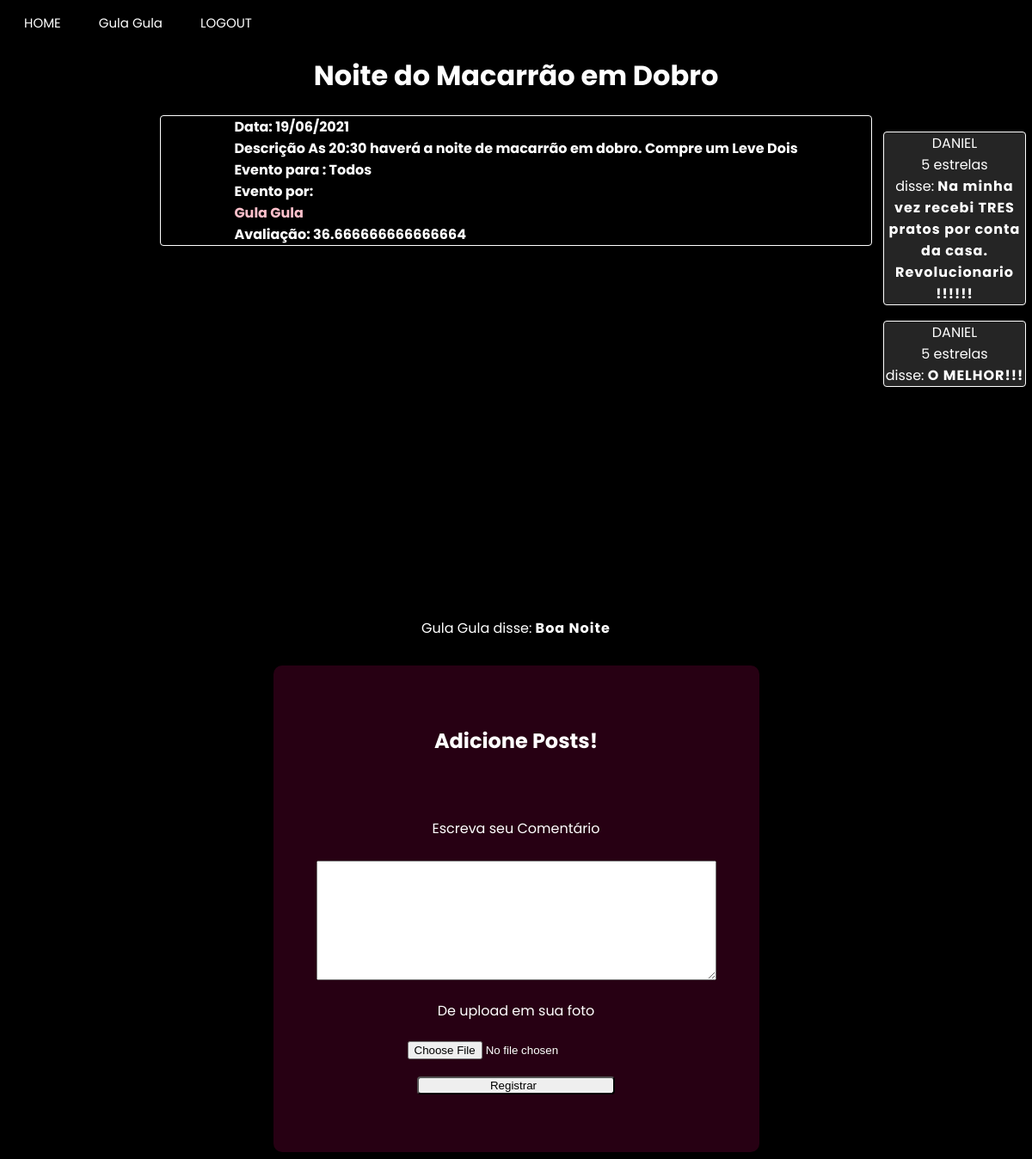
Page /event_page/Noite do Macarrão em Dobro (signed in) on the earlier database version.
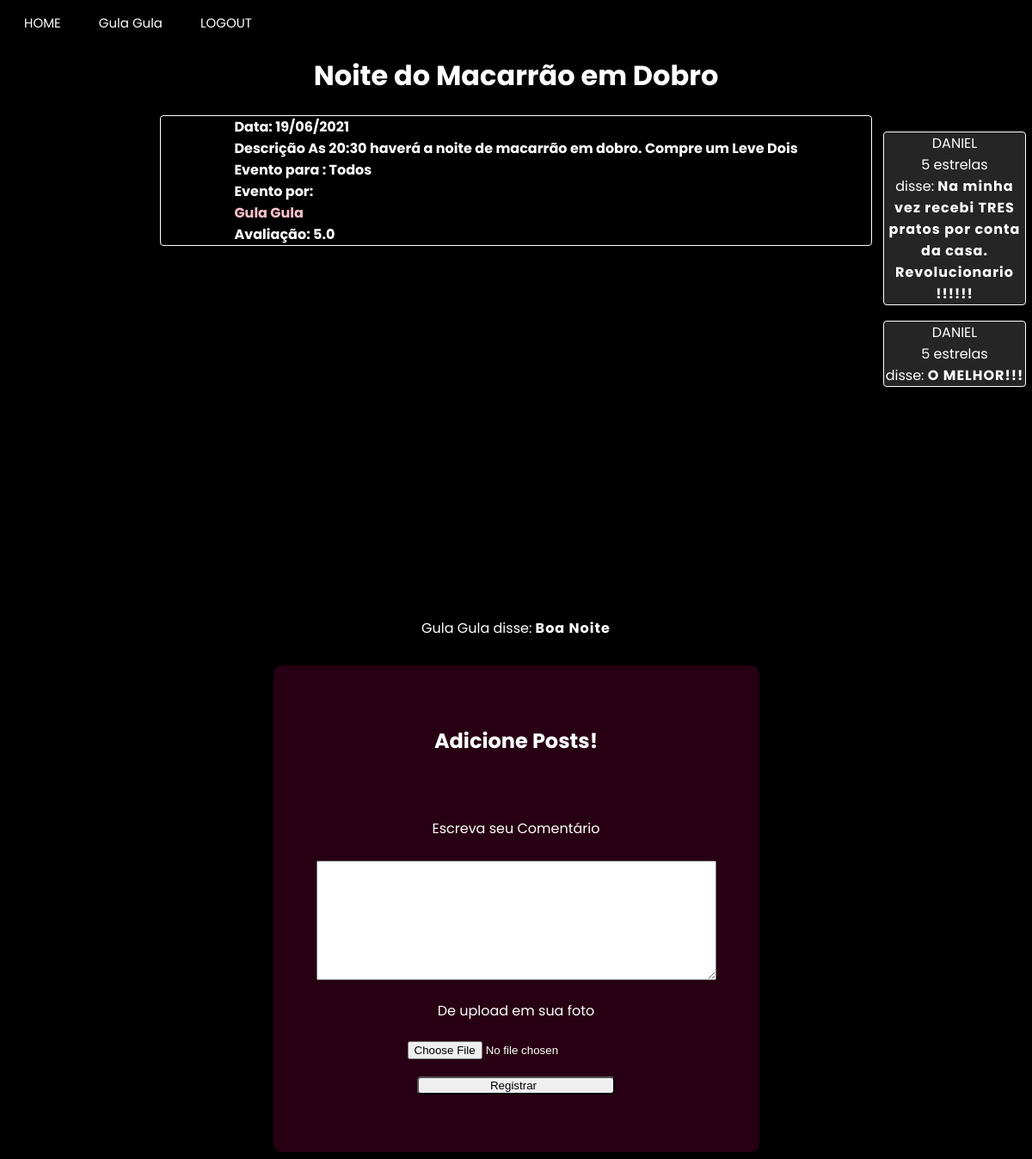
Same page on the later database version.
### app/model.py (models this page shows, shortened)
class empresa(UserMixin, db.Model):
    __tablename__ = "empresa"
    id = db.Column(db.Integer,primary_key=True)
    enterprise_name = db.Column(db.String(64), index=True, unique=True)
    email = db.Column(db.String(120), index=True, unique=True)
    password_hash = db.Column(db.String(120))
    city = db.Column(db.String(120))
    latitude = db.Column(db.Float)
    longitude = db.Column(db.Float)
    district = db.Column(db.String(50))
    street = db.Column(db.String(120))
    posts = db.relationship("Post", backref="enterprise")

class Event(db.Model):
    id = db.Column(db.Integer, primary_key=True)
    body = db.Column(db.String(200))
    image = db.Column(db.String(200))
    timestamp = db.Column(db.Integer, index=True)
    empresa_id = db.Column(db.Integer)
    name = db.Column(db.String(200))
    latitude = db.Column(db.Float)
    longitude = db.Column(db.Float)
    event_type = db.Column(db.String(8))
    rank = db.Column(db.Float)
    avaliations = db.Column(db.Integer)
    age_groups = db.Column(db.String)

class Post(db.Model):
    id = db.Column(db.Integer, primary_key=True)
    body = db.Column(db.String(140))
    image = db.Column(db.String(200))
    timestamp = db.Column(db.Integer, index=True)
    empresa_id = db.Column(db.Integer, db.ForeignKey('empresa.id'))
    author_id = db.Column(db.Integer())
    event_id = db.Column(db.Integer())
    rank = db.Column(db.Integer())

class usuario(UserMixin, db.Model):
    __tablename__ = "usuario"
    id = db.Column(db.Integer, primary_key=True)
    username = db.Column(db.String(64), index=True, unique=True)
    email = db.Column(db.String(120), index=True, unique=True)
    password_hash = db.Column(db.String(120))
    city = db.Column(db.String(120))
    district = db.Column(db.String(50))
    age = db.Column(db.Integer)

### app/routes.py (the view, shortened to what this page needs)
@app.route("/event_page/<name>", methods=["POST", "GET"])
@login_required
def event_page(name):
    form = Comments()
    eventoo = Event.query.filter_by(name=name).first()
    print(datetime.datetime.fromtimestamp(eventoo.timestamp).strftime("%d/%m/%Y"))                     # PAGINA DE EMPRESA
    return render_template('event_page.html', title=name, css_file="event_page.css",user=current_user, usuario=usuario, enterprise=empresa, posts=Post.query.filter_by(event_id=eventoo.id), form=form, event=eventoo, date=datetime.datetime.fromtimestamp(eventoo.timestamp).strftime("%d/%m/%Y") )

### app/forms.py
class Comments(FlaskForm):
    files = FileField("De upload em sua foto")
    evaluation = TextAreaField("",validators=[DataRequired("Dê sua avaliação")])
    text = TextAreaField("Escreva seu Comentário", validators=[DataRequired("Escreva seu comentário!")])
    submit = SubmitField("Registrar")

### app/model.py (called while the page is built)
@login.user_loader
def load_user(id):
    if usuario.query.get(int(id)):
        load = usuario.query.get(int(id))
    else:
        load = empresa.query.get(int(id))
    return load

### app/templates/event_page.html (shortened to what this page needs)
{% extends "base.html" %}
{% block content %}
<h1>{{title}}</h1>
<h3>
  Data: {{ date}}<br>
  Descrição {{ event.body }}
  <br>
  Evento para : {{event.age_groups.capitalize()}}<br>
  Evento por: <a href={{url_for("enterprise_page_specific", name = enterprise.query.filter_by(id=event.empresa_id).first().enterprise_name)}}> {{enterprise.query.filter_by(id=event.empresa_id).first().enterprise_name}}</a>
  Avaliação: {{event.rank}}
</h3>
<div id="map"></div>
<div class="alignment">
{% for post in posts%}
{% if enterprise.query.filter_by(id = post.author_id).first().enterprise_name %}
<div><p>{{ enterprise.query.filter_by(id = post.author_id).first().enterprise_name }} disse: <b>{{ post.body }}</b></p></div>
{% endif %}
{% endfor %}
<section class="container">
  {% if current_user.username %}
  <h1>Envie-nos seu feedback</h1><br><br>
  <form class="rating" novalidate>
    <label>
      <input type="radio" name="stars" value="1" />
      <span class="icon">★</span>
    </label>
    <label>
      <input type="radio" name="stars" value="2" />
      <span class="icon">★</span>
      <span class="icon">★</span>
    </label>
    <label>
      <input type="radio" name="stars" value="3" />
      <span class="icon">★</span>
      <span class="icon">★</span>
      <span class="icon">★</span>
    </label>
    <label>
      <input type="radio" name="stars" value="4" />
      <span class="icon">★</span>
      <span class="icon">★</span>
      <span class="icon">★</span>
      <span class="icon">★</span>
    </label>
    <label>
      <input type="radio" name="stars" value="5" />
      <span class="icon">★</span>
      <span class="icon">★</span>
      <span class="icon">★</span>
      <span class="icon">★</span>
      <span class="icon">★</span>
    </label>
  </form>
  <script>
    var formu = document.getElementsByClassName("rating")[0];
    formu.addEventListener("click",check);
    function check(){
    var ele = document.getElementsByTagName('input');
              for(i = 0; i < ele.length; i++) {
                  if(ele[i].name="stars") {
                      if(ele[i].checked) {
                        document.getElementById("evaluation").value = String(ele[i].value);
                        console.log(String(ele[i].value));
                      }}}};
  </script>
  {% else %}
  <h1>Adicione Posts!</h1><br><br>
  {% endif %}
      <form action="{{url_for('event_page', name = title)}}", method='POST', novalidate, enctype=multipart/form-data>
          <div class="inputs">
            <p>
                {{ form.text.label }}<br><br>
                {{ form.text(size=32) }}<br>
            </p>
            <p>
                {{ form.files.label }}<br>
                {{ form.files(size=32) }}<br>
            </p>
        </div>
        <p>{{ form.submit() }}</p>
      </form>
    </section>
</div>
<aside class="aside">
  {% for post in posts%}
  {% if usuario.query.filter_by(id = post.author_id).first().username %}
  <div><p>{{ usuario.query.filter_by(id = post.author_id).first().username }} <br>{{post.rank}} estrelas <br> disse: <b>{{ post.body }}</b></p></div>
  {% endif %}
  {% endfor %}
</aside>
{% endblock %}

### app/templates/base.html (shortened to what this page needs)
<!DOCTYPE html>
<html>
    <head>
        {% if css_file%}
            <link rel="stylesheet" type="text/css" href="{{ url_for('static', filename=css_file) }}">
        {% else %}
            <link rel="stylesheet" type="text/css" href="{{ url_for('static', filename='user_page.css') }}">
        {% endif %}
    </head>
    <body>
        <header class="menu">
            <a id="main_page" href="{{ url_for('main_page') }}" class="button">HOME</a>
            {% if user.is_authenticated %}
            {% if user.username %}
            <a id="user_page" href="{{ url_for('user_page')}}"class="button">{{user.username}}</a>
            {% else %}
            <a id="enterprise_page" href="{{ url_for('enterprise_page_specific', name=user.enterprise_name)}}"class="button">{{user.enterprise_name}}</a>
            {% endif%}
            <a id="logout" href="{{ url_for('logout') }}" class="button">LOGOUT</a>
            {% else %}
            <a id="enterprise_register_page" href="{{ url_for('enterprise_register_page') }}" class="button">SEJA UM ANUNCIANTE</a>
            <a id="user_register_page" href="{{ url_for('user_register_page') }}" class="button">REGISTRO</a>
            <a id="login_page" href="{{ url_for('login_page') }}" class="button">LOGIN</a>
            {% endif %}
        </header>
        {% block content %}{% endblock %}
    </body>
</html>

### app/static/event_page.css (style rules this page uses)
body { background: black; background-image: url("https://www.pixel4k.com/wp-content/uploads/2021/05/abstract-waving-4k_1620165379-1536x960.jpg"); background-repeat: no-repeat; background-size: cover; }
p { color:white; }
h1 { color:white; font-family: "Poppins"; display: grid; align-items: center; justify-content: center; }
h3 { color:white; font-family: Poppins; display: grid; align-items: center; justify-content: center; }
#map { height: 400px; width: 70%; border-radius: 8px; margin: auto; }
.alignment { display: grid; align-items: center; justify-content: center; }
section.container { background-color: rgba(87, 02, 43, 0.45); border-radius: 10px; align-items: center; justify-content: center; padding: 20px; }
.inputs input { outline: none; }
.inputs { margin: auto; text-align: center; }
.inputs input::placeholder { color: rgba(13, 0, 26, 0.8); }
form input[type=submit] { border-radius: 4px; padding-left: 0px; width: 230px; transition: all 0.3s ease; }
h3 { border: white solid 1px; border-radius: 4px; margin-left: 15%; margin-right: 15%; background-color: rgba(0,0,0, 0.5); font-size: 16px; }
.alignment p { text-align: center; }
section.container { padding: 50px; justify-content: center; margin-top: 15px; }
p b { font-family: "Poppins", sans-serif; letter-spacing: 1px; }
p { font-family: "Poppins", sans-serif; }
textarea#text { margin: 0px; height: 133px; width: 459px; }
input#files { margin-top: 5%; }
h3 a { text-decoration: none; color: pink; }
.aside { background-color: none; font-family: "Poppins", sans-serif; top: 10%; right: 0; position: fixed; height: 100%; width: 180px; border-radius: 5px; align-items: center; }
.aside p { background-color: rgba(184, 184, 184, 0.2); text-align: center; border: white solid 1px; border-radius: 4px; margin: 7px; margin-top: 10%; font-size: 100%; }
.aside b { letter-spacing: 1px; }

### app/static/base.css (style rules this page uses)
header.menu { align-items: left; justify-content: start; }
a.button { border: none; color: white; padding: 5px 20px; text-align: center; text-decoration: none; display: inline-block; font-family:'Poppins'; font-size: 15px; }
.menu { margin-top: 10px; }

Differences in the rows shown:
changed Event "Noite do Macarrão em Dobro": rank "36.666666666666664" → "5.0"
